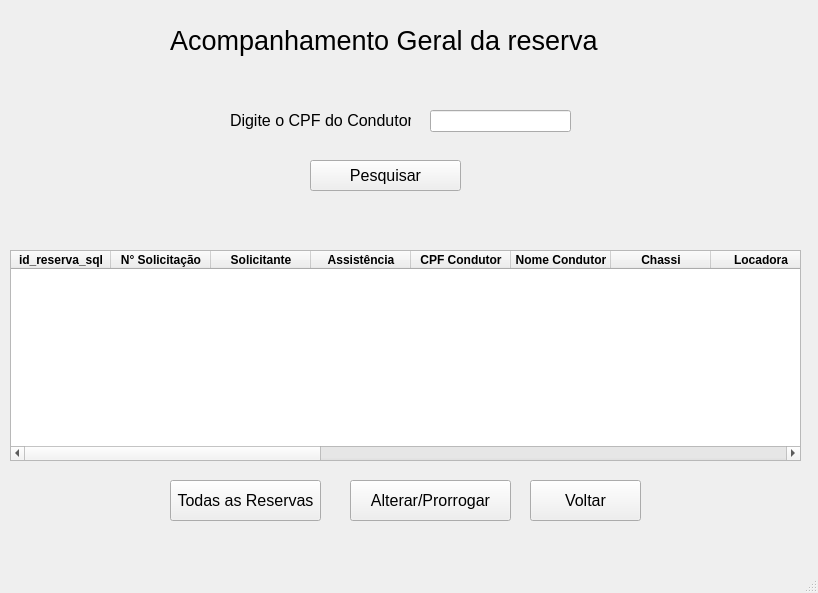
<?xml version="1.0" encoding="UTF-8"?>
<ui version="4.0">
 <class>MainWindow</class>
 <widget class="QMainWindow" name="MainWindow">
  <property name="geometry">
   <rect>
    <x>0</x>
    <y>0</y>
    <width>818</width>
    <height>593</height>
   </rect>
  </property>
  <property name="windowTitle">
   <string>MainWindow</string>
  </property>
  <widget class="QWidget" name="centralwidget">
   <widget class="QLabel" name="label">
    <property name="geometry">
     <rect>
      <x>170</x>
      <y>20</y>
      <width>461</width>
      <height>41</height>
     </rect>
    </property>
    <property name="font">
     <font>
      <pointsize>20</pointsize>
     </font>
    </property>
    <property name="text">
     <string>Acompanhamento Geral da reserva</string>
    </property>
   </widget>
   <widget class="QLabel" name="label_2">
    <property name="geometry">
     <rect>
      <x>230</x>
      <y>110</y>
      <width>181</width>
      <height>21</height>
     </rect>
    </property>
    <property name="font">
     <font>
      <pointsize>12</pointsize>
     </font>
    </property>
    <property name="text">
     <string>Digite o CPF do Condutor</string>
    </property>
   </widget>
   <widget class="QLineEdit" name="lineEdit">
    <property name="geometry">
     <rect>
      <x>430</x>
      <y>110</y>
      <width>141</width>
      <height>22</height>
     </rect>
    </property>
   </widget>
   <widget class="QPushButton" name="pushButton">
    <property name="geometry">
     <rect>
      <x>310</x>
      <y>160</y>
      <width>151</width>
      <height>31</height>
     </rect>
    </property>
    <property name="font">
     <font>
      <pointsize>12</pointsize>
     </font>
    </property>
    <property name="text">
     <string>Pesquisar</string>
    </property>
   </widget>
   <widget class="QTableWidget" name="tableWidget">
    <property name="geometry">
     <rect>
      <x>10</x>
      <y>250</y>
      <width>791</width>
      <height>211</height>
     </rect>
    </property>
    <column>
     <property name="text">
      <string>id_reserva_sql</string>
     </property>
     <property name="font">
      <font>
       <bold>true</bold>
      </font>
     </property>
    </column>
    <column>
     <property name="text">
      <string>N° Solicitação</string>
     </property>
     <property name="font">
      <font>
       <bold>true</bold>
      </font>
     </property>
    </column>
    <column>
     <property name="text">
      <string>Solicitante</string>
     </property>
     <property name="font">
      <font>
       <bold>true</bold>
      </font>
     </property>
    </column>
    <column>
     <property name="text">
      <string>Assistência</string>
     </property>
     <property name="font">
      <font>
       <bold>true</bold>
      </font>
     </property>
    </column>
    <column>
     <property name="text">
      <string>CPF Condutor</string>
     </property>
     <property name="font">
      <font>
       <bold>true</bold>
      </font>
     </property>
    </column>
    <column>
     <property name="text">
      <string>Nome Condutor</string>
     </property>
     <property name="font">
      <font>
       <bold>true</bold>
      </font>
     </property>
    </column>
    <column>
     <property name="text">
      <string>Chassi</string>
     </property>
     <property name="font">
      <font>
       <bold>true</bold>
      </font>
     </property>
    </column>
    <column>
     <property name="text">
      <string>Locadora</string>
     </property>
     <property name="font">
      <font>
       <bold>true</bold>
      </font>
     </property>
    </column>
    <column>
     <property name="text">
      <string>N° Reserva</string>
     </property>
     <property name="font">
      <font>
       <bold>true</bold>
      </font>
     </property>
    </column>
    <column>
     <property name="text">
      <string>Categoria</string>
     </property>
     <property name="font">
      <font>
       <bold>true</bold>
      </font>
     </property>
    </column>
    <column>
     <property name="text">
      <string>Data Retirada</string>
     </property>
     <property name="font">
      <font>
       <bold>true</bold>
      </font>
     </property>
    </column>
    <column>
     <property name="text">
      <string>Data Devolução</string>
     </property>
     <property name="font">
      <font>
       <bold>true</bold>
      </font>
     </property>
    </column>
    <column>
     <property name="text">
      <string>Qnt Diárias Iniciais</string>
     </property>
     <property name="font">
      <font>
       <bold>true</bold>
      </font>
     </property>
    </column>
    <column>
     <property name="text">
      <string>Modelo Veículo</string>
     </property>
     <property name="font">
      <font>
       <bold>true</bold>
      </font>
     </property>
    </column>
    <column>
     <property name="text">
      <string>Concessionária</string>
     </property>
     <property name="font">
      <font>
       <bold>true</bold>
      </font>
     </property>
    </column>
    <column>
     <property name="text">
      <string>Tipo Retirada</string>
     </property>
     <property name="font">
      <font>
       <bold>true</bold>
      </font>
     </property>
    </column>
    <column>
     <property name="text">
      <string>Qtd Diárias Totais</string>
     </property>
     <property name="font">
      <font>
       <bold>true</bold>
      </font>
     </property>
    </column>
    <column>
     <property name="text">
      <string>Status Reserva</string>
     </property>
     <property name="font">
      <font>
       <bold>true</bold>
      </font>
     </property>
    </column>
   </widget>
   <widget class="QPushButton" name="pushButton_6">
    <property name="geometry">
     <rect>
      <x>170</x>
      <y>480</y>
      <width>151</width>
      <height>41</height>
     </rect>
    </property>
    <property name="font">
     <font>
      <pointsize>12</pointsize>
     </font>
    </property>
    <property name="text">
     <string>Todas as Reservas</string>
    </property>
   </widget>
   <widget class="QPushButton" name="pushButton_7">
    <property name="geometry">
     <rect>
      <x>350</x>
      <y>480</y>
      <width>161</width>
      <height>41</height>
     </rect>
    </property>
    <property name="font">
     <font>
      <pointsize>12</pointsize>
     </font>
    </property>
    <property name="text">
     <string>Alterar/Prorrogar</string>
    </property>
   </widget>
   <widget class="QPushButton" name="pushButton_3">
    <property name="geometry">
     <rect>
      <x>530</x>
      <y>480</y>
      <width>111</width>
      <height>41</height>
     </rect>
    </property>
    <property name="font">
     <font>
      <pointsize>12</pointsize>
     </font>
    </property>
    <property name="text">
     <string>Voltar</string>
    </property>
   </widget>
  </widget>
  <widget class="QMenuBar" name="menubar">
   <property name="geometry">
    <rect>
     <x>0</x>
     <y>0</y>
     <width>818</width>
     <height>22</height>
    </rect>
   </property>
  </widget>
  <widget class="QStatusBar" name="statusbar"/>
 </widget>
 <resources/>
 <connections/>
</ui>
